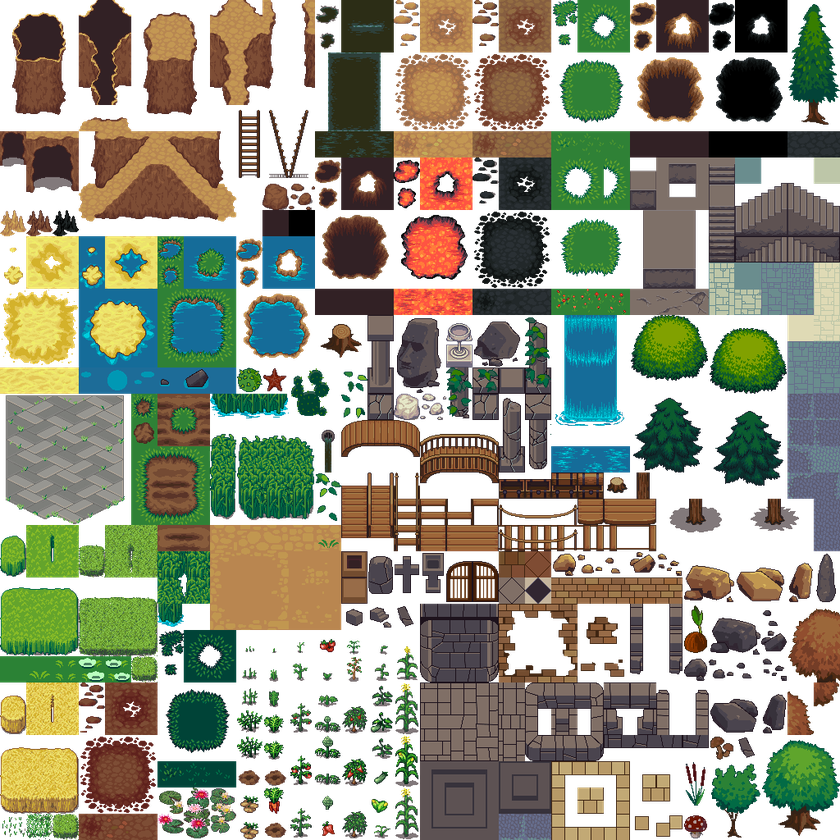
#> input picture cut the image down/needed to crop/terrain_atlas.png, 840 x 840 px, shrunk from 1024 x 1024 before the run
$ python 1.py
#> lines starting #> are read from the running program, lines starting #| are printed output that depends on the picture; after the words box and inside, x2 and y2 are one past the last pixel; in counts of white or black regions, pixels touching at a corner belong together
from PIL import Image
import numpy as np
import os
from scipy.ndimage import label, find_objects

# Load image
sprite_sheet = Image.open("needed to crop/terrain_atlas.png").convert("RGBA")
#> sprite_sheet is the input picture: PIL image 840x840 RGBA; mean R, G, B, A 69.7, 70.8, 50.4, 169.1
data = np.array(sprite_sheet)

# Create a mask of non-transparent pixels
alpha = data[:, :, 3]
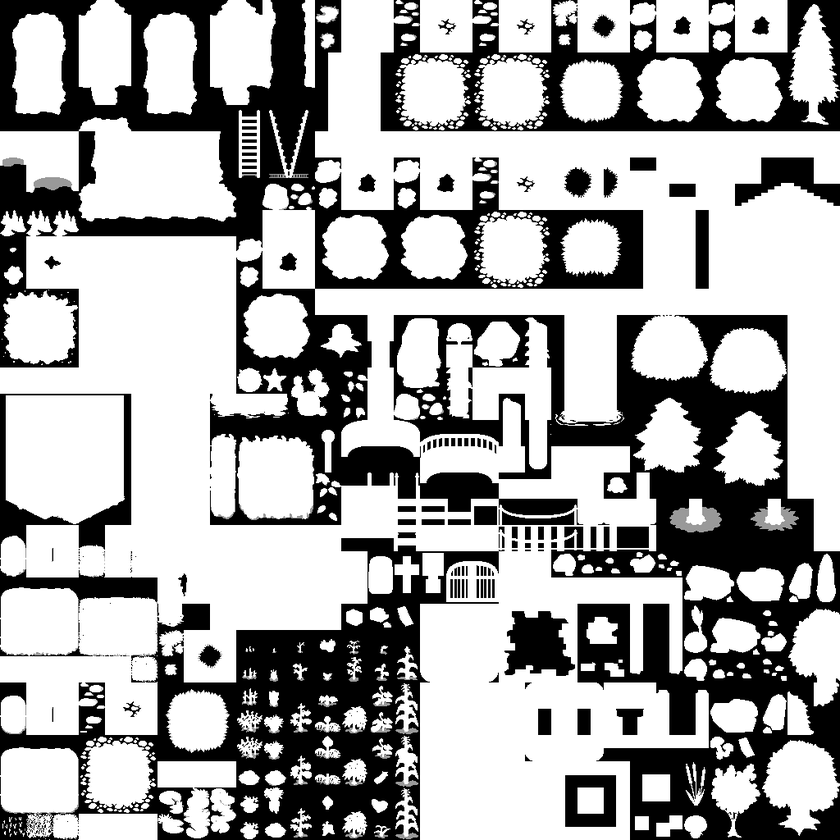
#> alpha: shape (840, 840); min 0, max 255, mean 169.1
mask = alpha > 0
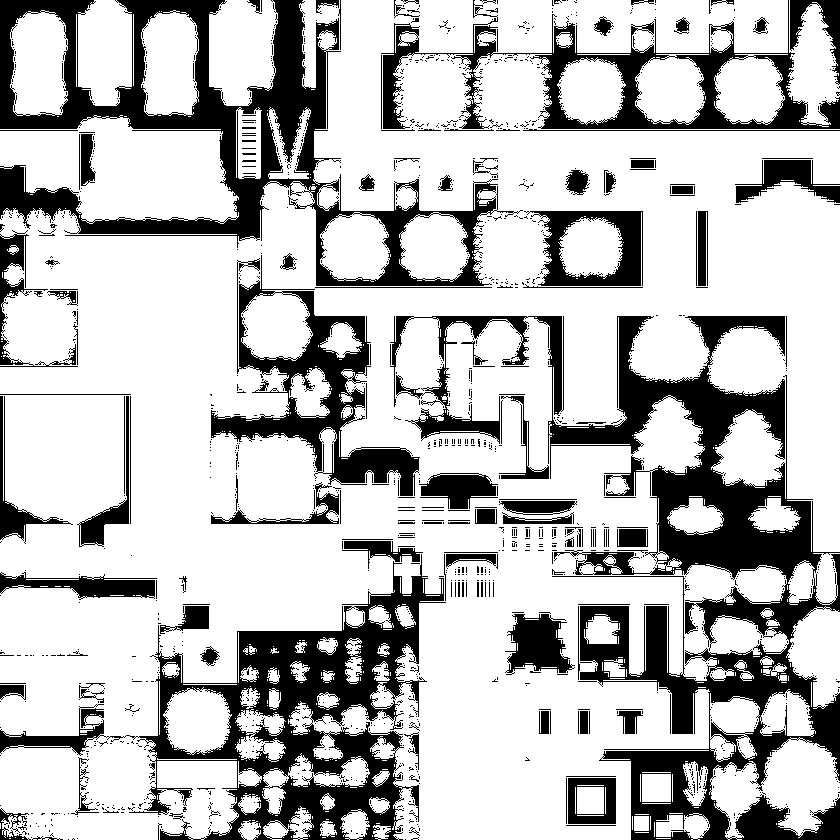
#> mask: shape (840, 840) bool; 74.3% white; 1680 black regions (1526 under 20 px), largest, box (x1, y1, x2, y2) and area: (390, 316, 840, 840) 53739, (0, 0, 523, 286) 33295, (0, 554, 446, 840) 29778

# Label connected regions
labeled, num_features = label(mask)
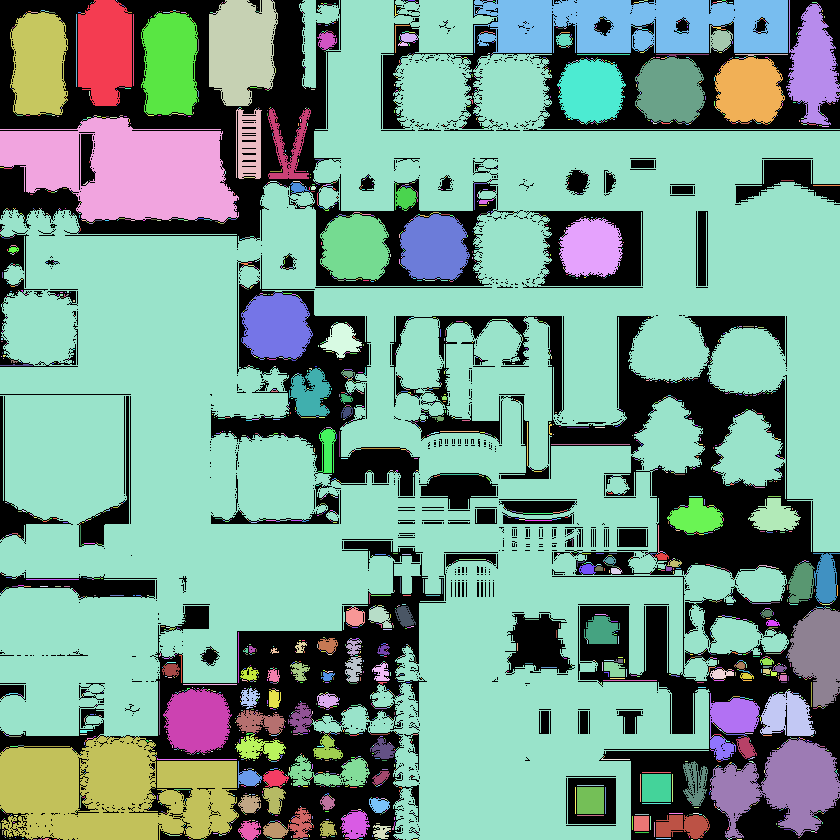
#> labeled: shape (840, 840) int32; 3459 distinct labels, from 0 to 3458; one colour per label, 0 black
#> num_features = 3458

# Get bounding boxes for each object
slices = find_objects(labeled)
#> slices = 3458 items

# Output directory
output_dir = "objects_autocropped"
os.makedirs(output_dir, exist_ok=True)

count = 0
for i, obj_slice in enumerate(slices):
    if obj_slice is None:
        continue
    y_slice, x_slice = obj_slice
    cropped_image = sprite_sheet.crop((x_slice.start, y_slice.start, x_slice.stop, y_slice.stop))
    cropped_image.save(os.path.join(output_dir, f"object_{count}.png"))
    count += 1
#> this loop made 3458 passes
#> pass 1, `cropped_image = sprite_sheet.crop((x_slice.start, y_slice.start, x_sli..`:
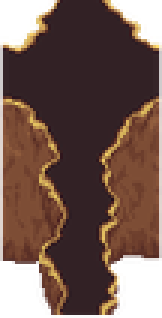
#> cropped_image: PIL image 54x106 RGBA (shown 3 times larger); mean R, G, B, A 75.7, 49.4, 39, 207.1; transparent parts drawn white
#> pass 3, `cropped_image = sprite_sheet.crop((x_slice.start, y_slice.start, x_sli..`:
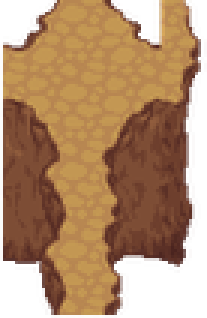
#> cropped_image: PIL image 69x106 RGBA (shown 3 times larger); mean R, G, B, A 123.4, 85.3, 52.5, 192.6; transparent parts drawn white
#> after the loop, count = 3458

print(f"Extracted {count} distinct objects to '{output_dir}/'")
#| Extracted 3458 distinct objects to 'objects_autocropped/'
